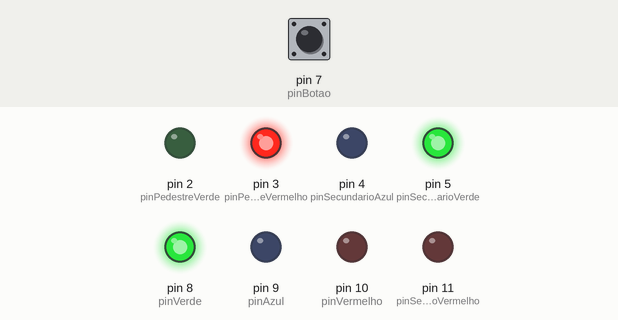
The sketch below on a simulated Arduino Uno, built with avr-gcc and run on an emulated ATmega328P. Parts: output pins drawn as LEDs (lit = HIGH). Dashed ring = blinking. The test bench sets the inputs (shaded band); at power-on: pin 7 (pinBotao) LOW.

Above: at 1.2 s.
1.3 s: pin 7 (pinBotao) pulled HIGH for 0.15 s
At 2.5 s:
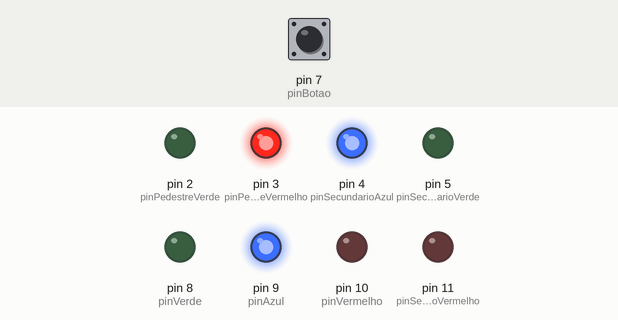
2.9 s: pin 7 (pinBotao) pulled HIGH for 1 s
At 3.8 s:
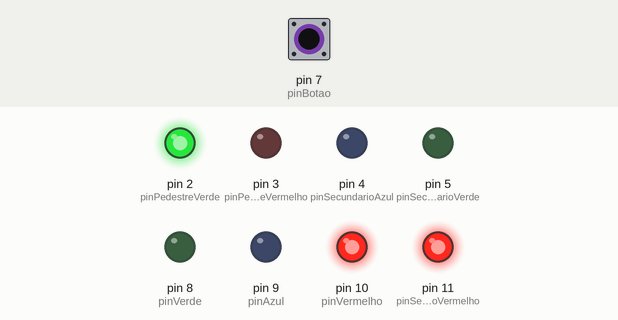
5.4 s: pin 7 (pinBotao) pulled HIGH for 0.15 s
At 5.6 s:
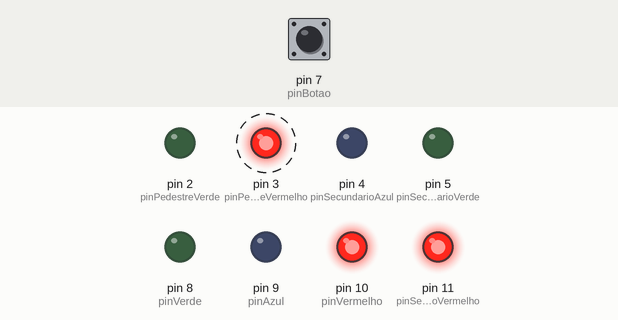
8.4 s: pin 7 (pinBotao) pulled HIGH for 3.2 s
At 9.2 s:
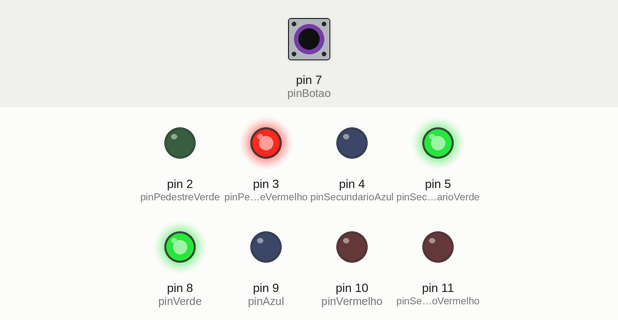
Timing chart, 0 to 11.4 s (numbered marks = the images above; inputs shaded):
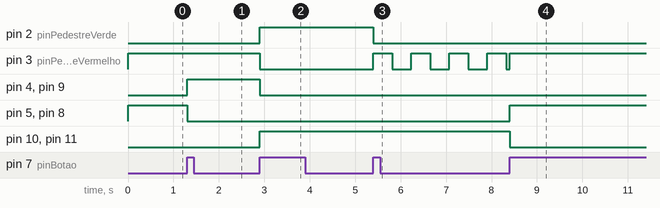

Measured:
- after the input at 1.3 s, pin 4 (pinSecundarioAzul), pin 9 (pinAzul): LOW → HIGH at once; pin 5 (pinSecundarioVerde), pin 8 (pinVerde): HIGH → LOW at once
- after the input at 2.9 s, pin 2 (pinPedestreVerde), pin 10 (pinVermelho), pin 11 (pinSecundarioVermelho): LOW → HIGH at once; pin 3 (pinPedestreVermelho), pin 4 (pinSecundarioAzul), pin 9 (pinAzul): HIGH → LOW at once
- after the input at 5.4 s, pin 2 (pinPedestreVerde): HIGH → LOW at once; pin 3 (pinPedestreVermelho): alternates HIGH for 0.42 s and LOW for 0.42 s, starting at once
- after the input at 8.4 s, pin 5 (pinSecundarioVerde), pin 8 (pinVerde): LOW → HIGH at once; pin 10 (pinVermelho), pin 11 (pinSecundarioVermelho): HIGH → LOW at once

The sketch:

semaforoDuplo.ino
```cpp
int pinVermelho = 10;
int pinAzul = 9;
int pinVerde = 8;
int pinBotao = 7;
int pinPedestreVermelho = 3;
int pinPedestreVerde = 2;
int pinSecundarioVermelho = 11;
int pinSecundarioAzul = 4;
int pinSecundarioVerde = 5;

int faseSemaforo;

int estadoBotao;
int estadoAnteriorBotao;

int tempoPisca;
int estadoPisca;


void setup() {
  // put your setup code here, to run once:

  pinMode(pinVerde, OUTPUT);
  pinMode(pinAzul, OUTPUT);
  pinMode(pinVermelho, OUTPUT);
  pinMode(pinBotao, INPUT);
  pinMode(pinPedestreVerde, OUTPUT);
  pinMode(pinPedestreVermelho, OUTPUT);
  pinMode(pinSecundarioVerde, OUTPUT);
  pinMode(pinSecundarioAzul, OUTPUT);
  pinMode(pinSecundarioVermelho, OUTPUT);

  faseSemaforo = 1;

  estadoAnteriorBotao = digitalRead(pinBotao);

  tempoPisca = 0;
  estadoPisca = HIGH;
}

void loop() {
  // put your main code here, to run repeatedly:

  estadoBotao = digitalRead(pinBotao);

  if ((estadoBotao == HIGH) && (estadoAnteriorBotao == LOW)) {

    if (faseSemaforo < 4) {
      faseSemaforo = faseSemaforo + 1;

    } else {
      faseSemaforo = 1;
    }
  }

  estadoAnteriorBotao = estadoBotao;

  if (faseSemaforo == 1) {  // SEMAFORO ABERTO (VERDE)
    digitalWrite(pinVerde, HIGH);
    digitalWrite(pinAzul, LOW);
    digitalWrite(pinVermelho, LOW);

    digitalWrite(pinPedestreVermelho, HIGH);
    digitalWrite(pinPedestreVerde, LOW);

    digitalWrite(pinSecundarioVerde, HIGH);  // SEMAFORO SECUNDARIO (VERDE)
    digitalWrite(pinSecundarioAzul, LOW);
    digitalWrite(pinSecundarioVermelho, LOW);
  }

  if (faseSemaforo == 2) {  // SEMAFORO AMARELO
    digitalWrite(pinVerde, LOW);
    digitalWrite(pinAzul, HIGH);
    digitalWrite(pinVermelho, LOW);

    digitalWrite(pinPedestreVermelho, HIGH);
    digitalWrite(pinPedestreVerde, LOW);

    digitalWrite(pinSecundarioVerde, LOW);  // SEMAFORO SECUNDARIO AMARELO (AZUL)
    digitalWrite(pinSecundarioAzul, HIGH);
    digitalWrite(pinSecundarioVermelho, LOW);
  }

  if (faseSemaforo == 3) {  // SEMAFORO FECHADO (VERMELHO)
    digitalWrite(pinVerde, LOW);
    digitalWrite(pinAzul, LOW);
    digitalWrite(pinVermelho, HIGH);

    digitalWrite(pinPedestreVermelho, LOW);
    digitalWrite(pinPedestreVerde, HIGH);

    digitalWrite(pinSecundarioVerde, LOW);  // SEMAFORO SECUNDARIO ABERTO (VERDE)
    digitalWrite(pinSecundarioAzul, LOW);
    digitalWrite(pinSecundarioVermelho, HIGH);
  }

  if (faseSemaforo == 4) {  // SEMAFORO PEDESTRE PISCANDO
    digitalWrite(pinVerde, LOW);
    digitalWrite(pinAzul, LOW);
    digitalWrite(pinVermelho, HIGH);

    digitalWrite(pinSecundarioVerde, LOW);
    digitalWrite(pinSecundarioAzul, LOW);
    digitalWrite(pinSecundarioVermelho, HIGH);

    tempoPisca = tempoPisca + 1;
    if (tempoPisca == 400) {
      estadoPisca = !estadoPisca;
      tempoPisca = 0;
    }

    digitalWrite(pinPedestreVermelho, estadoPisca);
    digitalWrite(pinPedestreVerde, LOW);
  }

  delay(1);
}
```
